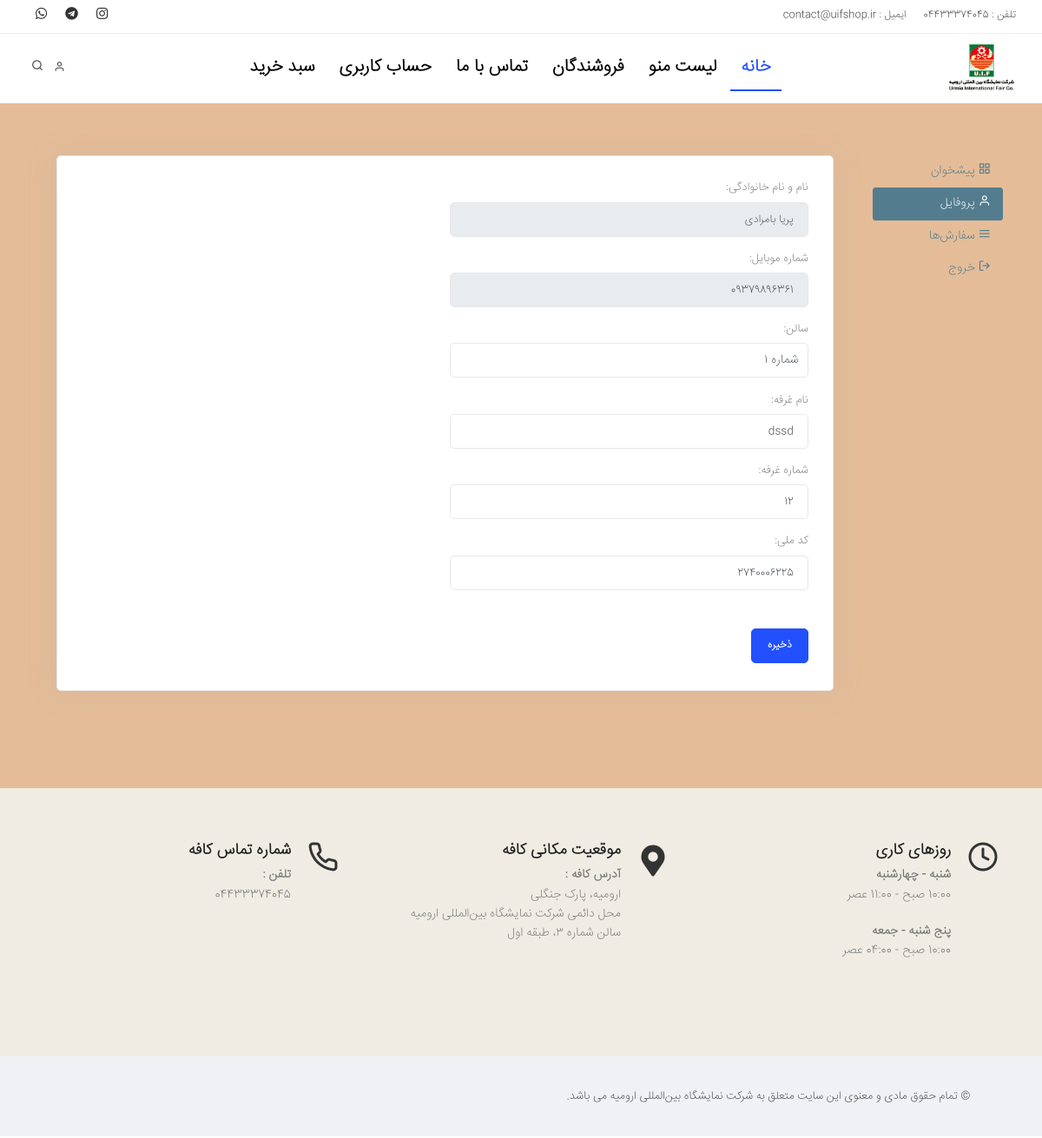
Screenshot of /accounts/profile/edit/3/ (signed in) with the database file from the repository.
### account/models.py (models this page shows, shortened)
class BaseModel(models.Model):
    user = models.ForeignKey(User, on_delete=models.CASCADE, verbose_name='کاربر')
    created_date = models.DateTimeField(verbose_name='تاریخ ایجاد', auto_now_add=True)
    modified_date = models.DateTimeField(verbose_name='تاریخ تغییرات', auto_now=True)
    class Meta:
        abstract = True

class ProfileModel(BaseModel):
    user = models.OneToOneField(User, on_delete=models.CASCADE, verbose_name='کاربر')
    mobile = models.OneToOneField(MobileModel, on_delete=models.CASCADE, blank=True, null=True, verbose_name='شماره موبایل')
    hall = models.ForeignKey(HallModel, on_delete=models.CASCADE, blank=True, null=True, verbose_name='نام سالن')
    booth_name = models.CharField(verbose_name='نام غرفه', max_length=80, null=True, blank=True)
    booth_number = models.CharField(verbose_name='شماره غرفه', max_length=3, null=True, blank=True)
    code = models.CharField(verbose_name='کد ملی', null=True, blank=True, max_length=10)
    class Meta:
        verbose_name = 'حساب کاربری'
        verbose_name_plural = 'حساب‌های کاربری'

class MobileModel(BaseModel):
    user = models.OneToOneField(User, on_delete=models.CASCADE, verbose_name='کاربر')
    mobile = models.CharField(verbose_name='شماره موبایل', max_length=11, unique=True)
    otp = models.CharField(verbose_name='کد تصادفی', max_length=6, null=True, blank=True)
    is_active = models.BooleanField(verbose_name='فعال', default=False)
    class Meta:
        verbose_name = 'موبایل'
        verbose_name_plural = 'موبایل‌ها'

### account/views.py (the view, shortened to what this page needs)
# urls.py: path('profile/edit/<int:pid>/', ProfileEditView.as_view(), name='profile-edit'),
class ProfileEditView(LoginRequiredMixin, views.View):
    login_url = 'login'
    def get(self, request, pid):
        profile = get_object_or_404(ProfileModel, pk=pid)
        form = ProfileEditForm(instance=profile)
        try:
            profile = ProfileModel.objects.get(pk=pid)
        except ProfileModel.DoesNotExist:
            return redirect('account:otp')
        if profile.mobile.is_active:
            return render(request, 'account/profile-edit.html', {'profile':profile, 'form':form})
        return redirect('account:otp')

### account/forms.py
class ProfileEditForm(forms.ModelForm):
    hall = forms.ModelChoiceField(queryset=HallModel.objects.all(), label='سالن', widget=forms.Select(attrs={'class':'form-control'}))
    class Meta:
        model = ProfileModel
        exclude = ['user', 'created_date', 'modified_date', 'mobile']
        widgets = {
            'code': forms.TextInput(attrs={'class':'form-control'}),
            'booth_name': forms.TextInput(attrs={'class':'form-control'}),
            'booth_number': forms.TextInput(attrs={'class':'form-control'}),
        }

### account/models.py (called while the page is built)
    def __str__(self):
        return self.name

### shop/context_processors.py (called while the page is built)
def menu(request):
    cart = request.session.get('cart', {})
    products = ProductModel.objects.filter(id__in=[int(id) for id in cart.keys()])
    c = {}
    total = 0
    for k,v in cart.items():
        product = products.get(id=int(k))
        total += product.price
        c[k] = {'product': product, 'count': v}
    return {"cart":c, "total":total}

### account/templates/account/profile-edit.html (shortened to what this page needs)
{% extends "base.html" %}
{% load static %}
{% block content %}
        <section id="page-content" class="sidebar-right" style="background-color:#e4bc98; padding-top:5%;">
            <div class="container">
                <div class="row">
                    <div class="sidebar col-lg-2">
                        <ul class="nav nav-pills flex-column" style="max-width: 300px;">
                            <li class="nav-item"><a class="nav-link" href="{% url 'account:profile' %}"><i class="icon-grid"></i> پیشخوان</a></li>
                            <li class="nav-item"><a class="nav-link active" href="{% url 'account:profile-edit' pid=profile.id %}"><i class="icon-user"></i> پروفایل</a></li>
                            <li class="nav-item"><a class="nav-link" href="{% url 'account:profile-order' %}"><i class="icon-menu"></i> سفارش‌ها</a></li>
                            <li class="nav-item"><a class="nav-link" href="{% url 'logout' %}"><i class="icon-log-out"></i> خروج</a></li>
                        </ul>
                        <div class="widget clearfix widget-archive">
                        </div>
                    </div>
                    <div class="content col-lg-10" style="background-color:; padding-right:20px;">
                        <div class="row">
                            <div class="content col-lg-12">
                                <div class="card">
                                    <div class="card-body">
                                        <div class="form-row">
                                                <div class="form-group col-md-6">
                                                    <label for="username">نام و نام خانوادگی:</label>
                                                    <input type="text" class="form-control" value="{{ profile.user.first_name }} {{ profile.user.last_name }}" disabled>
                                                </div>
                                            </div>
                                            <div class="form-row">
                                                <div class="form-group col-md-6">
                                                    <label for="username">شماره موبایل:</label>
                                                    <input type="text" class="form-control" value="{{ profile.mobile.mobile }}" disabled>
                                                </div>
                                            </div>
                                        <form class="form-validate" method="post">
                                        {% for field in form %}
                                            <div class="form-row">
                                                    <div class="form-group col-md-6">
                                                        {{ field.label_tag }}
                                                        {{ field }}
                                                    </div>
                                            </div>
                                        {% endfor %}
                                            <button type="submit" class="btn m-t-30 mt-3">ذخیره</button>
                                        </form>
                                    </div>
                                </div>
                            </div>
                        </div>
                    </div>
                </div>
            </div>
        </section>
{% endblock content %}

### static/css/rtl.css (style rules this page uses)
html { direction: rtl }
body { text-align: right; }
select { background-position: left center !important; }
.btn { margin-left: 0px; margin-right: 0px; }

### rows the page displays
ProfileModel: user.first_name "پریا بامرادی", mobile.mobile "09379896361", form "شماره ۱" "dssd" "12" "2740006225"

### other values shown
{{ field.label_tag }} "سالن:" "نام غرفه:" "شماره غرفه:" "کد ملی:"
